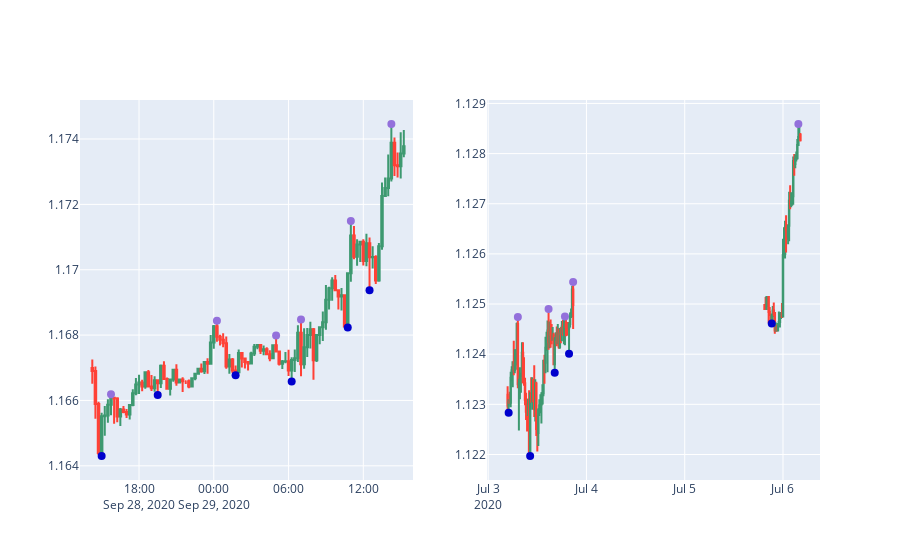
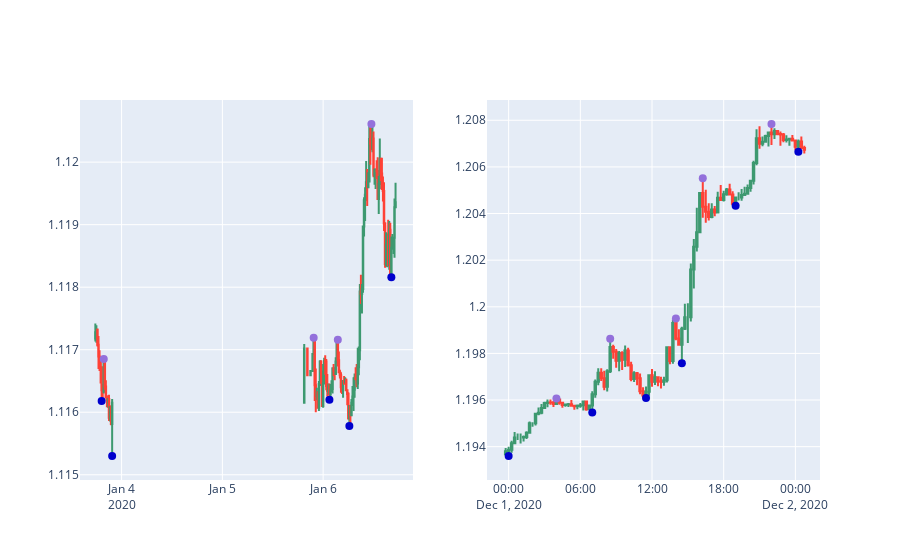
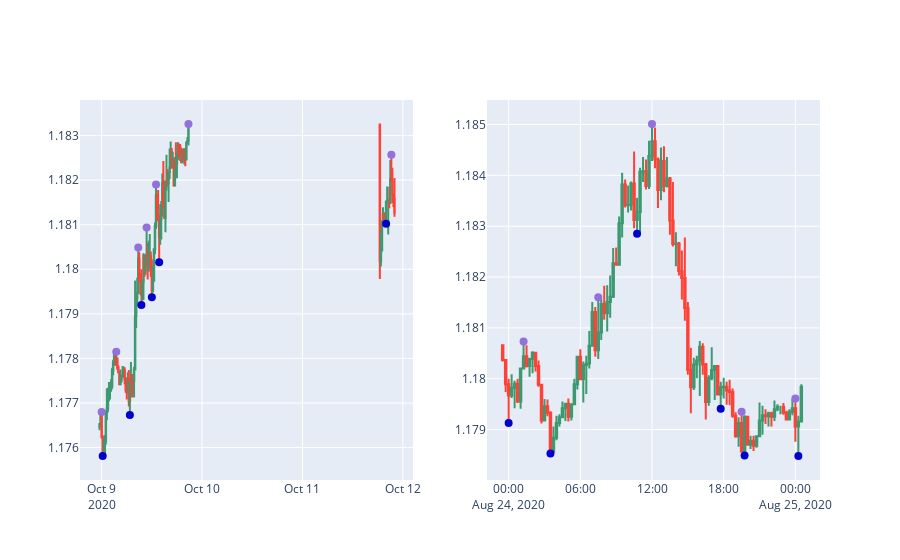
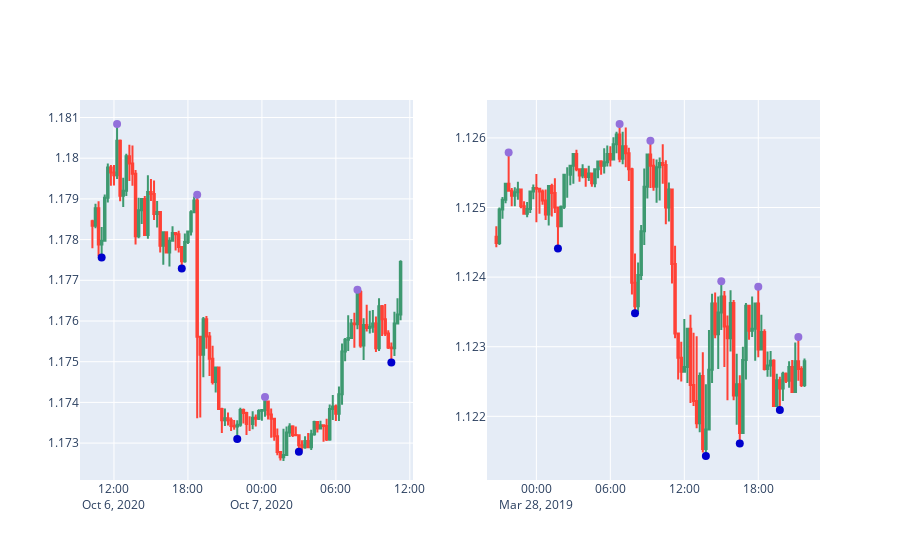

Notebook code for these charts, in order:
### Code cell
show_random_cases(candles_to_show, nb_examples_to_show=10, nb_candles_to_show=100)
